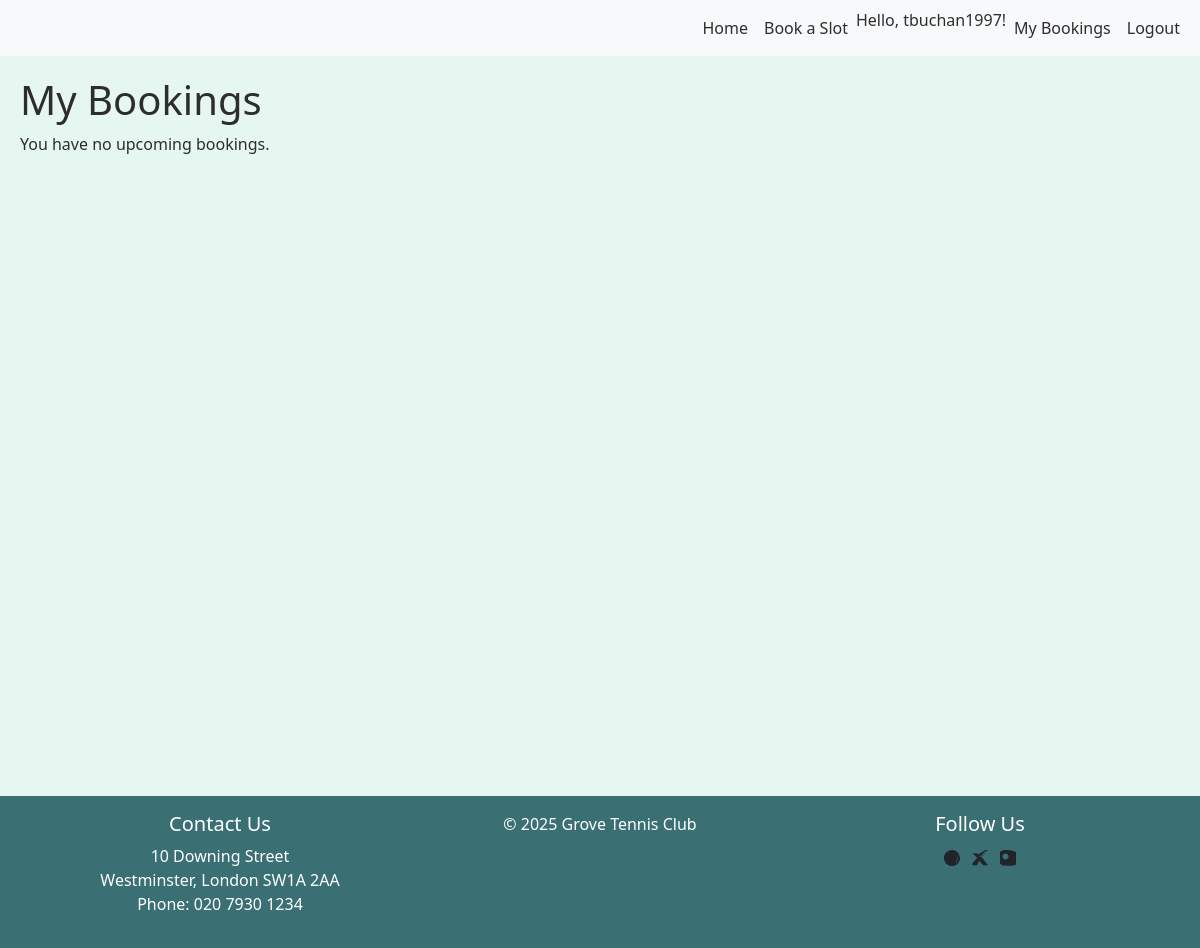
/bookings/ (signed in), run on an earlier commit of the app's database.
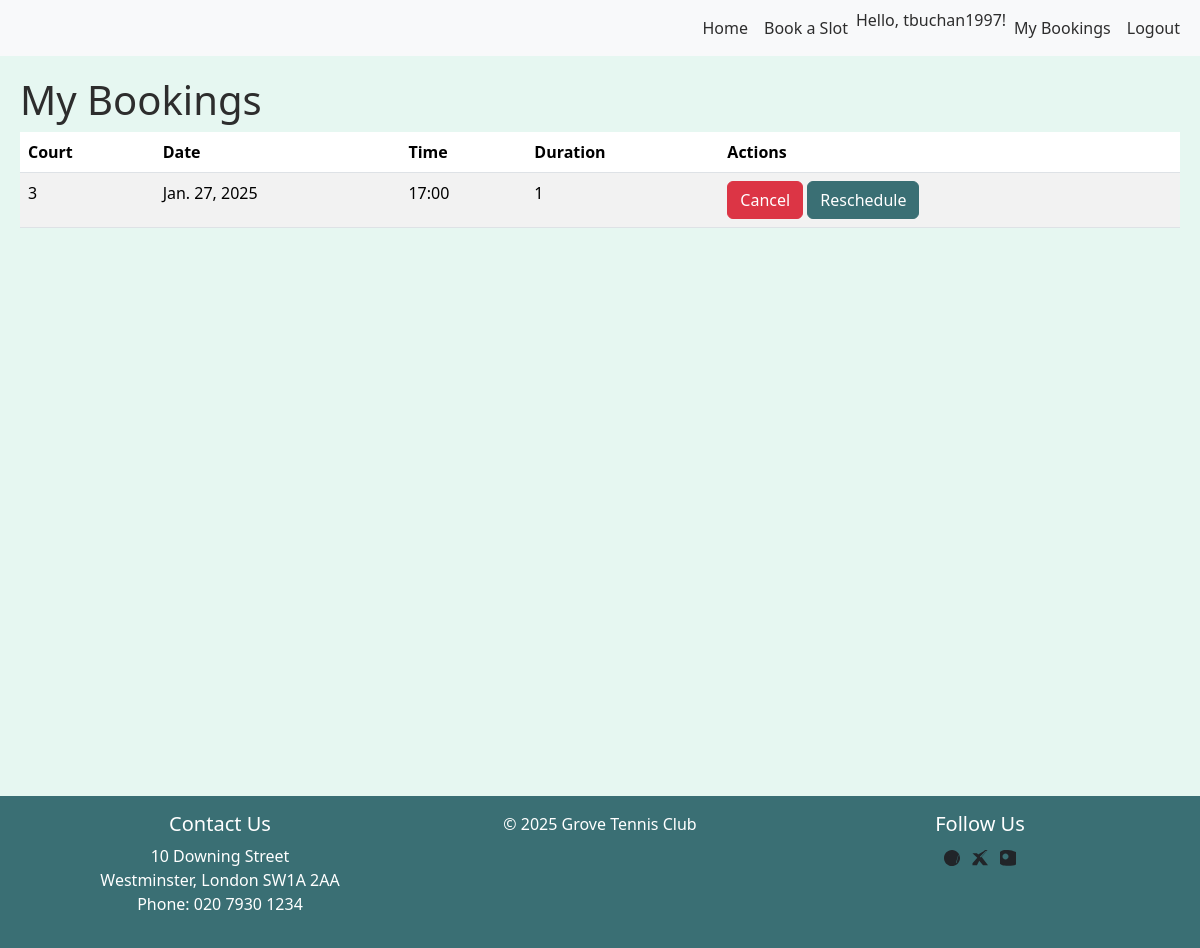
And on a later commit of the database.
### bookings/models.py (models this page shows, shortened)
class Booking(models.Model):
    user = models.ForeignKey(User, on_delete=models.CASCADE, related_name='my_bookings')
    booked_by = models.ForeignKey(User, on_delete=models.CASCADE, related_name='assigned_bookings')
    court = models.ForeignKey(Court, on_delete=models.CASCADE)
    availability = models.ForeignKey(Availability, on_delete=models.CASCADE)
    booking_date = models.DateField()
    booking_time = models.TimeField()
    duration = models.IntegerField()
    is_active = models.BooleanField(default=True)

class Court(models.Model):
    court_number = models.IntegerField(unique=True)
    court_type = models.CharField(max_length=50)

### bookings/views.py (the view)
# urls.py: path('bookings/', views.view_bookings, name='view_bookings'),
@login_required
def view_bookings(request):
    bookings = Booking.objects.filter(user=request.user, is_active=True).order_by('booking_date', 'booking_time') #Only active bookings
    return render(request, 'bookings/dashboard.html', {'bookings': bookings})

### bookings/templates/bookings/dashboard.html (shortened to what this page needs)
{% extends "base_generic.html" %}
{% load static %}
{% load availability_filters %}
{% block content %}
<h1>My Bookings</h1>
{% if bookings %}
<table class="table table-striped">
    <thead>
        <tr>
            <th>Court</th>
            <th>Date</th>
            <th>Time</th>
            <th>Duration</th>
            <th>Actions</th>
        </tr>
    </thead>
    <tbody>
        {% for booking in bookings %}
        <tr>
            <td>{{ booking.court.court_number }}</td>
            <td>{{ booking.booking_date }}</td>
            <td>{{ booking.booking_time|time:"H:i" }}</td>
            <td>{{ booking.duration }}</td>
            <td>
                <button class="btn btn-danger cancel-button" data-booking-id="{{ booking.id }}">Cancel</button>
                <button class="btn btn-primary reschedule-button" data-booking-id="{{ booking.id }}"
                        data-booking-date="{{ booking.booking_date }}" data-booking-time="{{ booking.booking_time }}">
                    Reschedule
                </button>
            </td>
        </tr>
        {% endfor %}
    </tbody>
</table>
{% else %}
<p>You have no upcoming bookings.</p>
{% endif %}
<link rel="stylesheet" href="{% static 'css/style.css' %}">
{% endblock %}

What changed in the data, as far as the page shows it:
added Booking: court.court_number "3", booking_date "Jan. 27, 2025", booking_time "17:00", duration "1"
Also different on the page:
text no longer shown: "You have no upcoming bookings."
text now shown: "Court Date Time Duration Actions"
